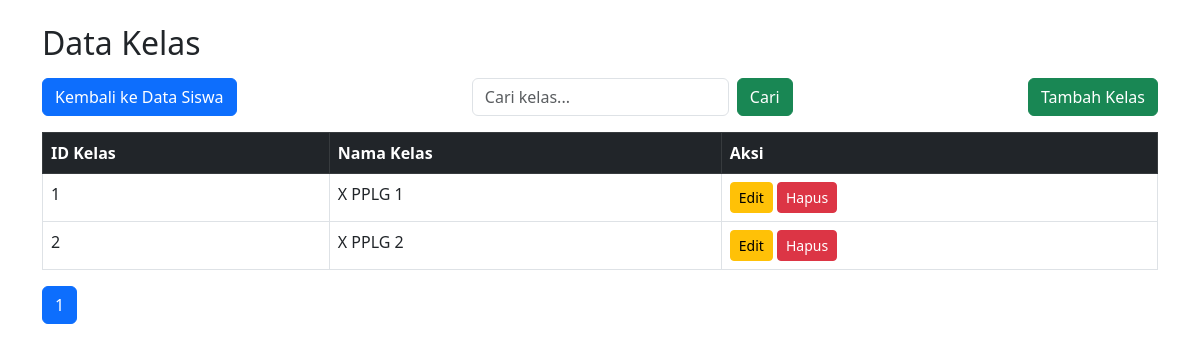
Screenshot of /kelas.php with the database file from the repository.
### tables this page shows
CREATE TABLE `kelas` (
  `id_kelas` int NOT NULL,
  `nama_kelas` varchar(50) NOT NULL
);

### kelas.php (the view, shortened to what this page needs)
<?php
include 'koneksi.php';
$limit = 5;
$page = isset($_GET['page']) ? (int)$_GET['page'] : 1;
$start = ($page - 1) * $limit;
$search = isset($_GET['search']) ? $_GET['search'] : '';
$search_query = $search ? "WHERE nama_kelas LIKE '%$search%'" : '';
$query = "SELECT * FROM kelas $search_query LIMIT $start, $limit";
$result = mysqli_query($koneksi, $query);
$total_query = "SELECT COUNT(*) AS total FROM kelas $search_query";
$total_result = mysqli_query($koneksi, $total_query);
$total_row = mysqli_fetch_assoc($total_result);
$total = $total_row['total'];
$total_pages = ceil($total / $limit);
?>
<!DOCTYPE html>
<html lang="id">
<head>
    <link href="https://cdn.jsdelivr.net/npm/bootstrap@5.3.0/dist/css/bootstrap.min.css" rel="stylesheet">
</head>
<body>
    <div class="container mt-4">
        <h2 class="mb-3">Data Kelas</h2>
        <div class="d-flex justify-content-between mb-3">
            <a href="index.php" class="btn btn-primary">Kembali ke Data Siswa</a>
            <form method="GET" class="d-flex">
                <input type="text" name="search" class="form-control me-2" placeholder="Cari kelas..." value="<?php echo $search; ?>">
                <button type="submit" class="btn btn-success">Cari</button>
            </form>
            <a href="tambah_kelas.php" class="btn btn-success">Tambah Kelas</a>
        </div>
        <table class="table table-bordered">
            <thead class="table-dark">
                <tr>
                    <th>ID Kelas</th>
                    <th>Nama Kelas</th>
                    <th>Aksi</th>
                </tr>
            </thead>
            <tbody>
                <?php while ($row = mysqli_fetch_assoc($result)) : ?>
                    <tr>
                        <td><?php echo $row['id_kelas']; ?></td>
                        <td><?php echo $row['nama_kelas']; ?></td>
                        <td>
                            <a href="edit_kelas.php?id=<?php echo $row['id_kelas']; ?>" class="btn btn-warning btn-sm">Edit</a>
                            <button class="btn btn-danger btn-sm" data-bs-toggle="modal" data-bs-target="#confirmDelete<?php echo $row['id_kelas']; ?>">Hapus</button>
                        </td>
                    </tr>
                <?php endwhile; ?>
            </tbody>
        </table>
        <nav>
            <ul class="pagination">
                <?php for ($i = 1; $i <= $total_pages; $i++) : ?>
                    <li class="page-item <?php if ($page == $i) echo 'active'; ?>">
                        <a class="page-link" href="?page=<?php echo $i; ?>&search=<?php echo $search; ?>"> <?php echo $i; ?> </a>
                    </li>
                <?php endfor; ?>
            </ul>
        </nav>
    </div>
</body>
</html>

### rows the page displays
kelas: id_kelas "1", nama_kelas "X PPLG 1"
kelas: id_kelas "2", nama_kelas "X PPLG 2"
